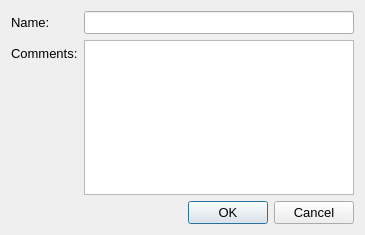
<?xml version="1.0" encoding="UTF-8"?>
<ui version="4.0">
 <class>EditOtherDialog</class>
 <widget class="QDialog" name="EditOtherDialog">
  <property name="geometry">
   <rect>
    <x>0</x>
    <y>0</y>
    <width>365</width>
    <height>235</height>
   </rect>
  </property>
  <property name="sizePolicy">
   <sizepolicy hsizetype="Fixed" vsizetype="Fixed">
    <horstretch>0</horstretch>
    <verstretch>0</verstretch>
   </sizepolicy>
  </property>
  <property name="minimumSize">
   <size>
    <width>365</width>
    <height>235</height>
   </size>
  </property>
  <property name="maximumSize">
   <size>
    <width>365</width>
    <height>235</height>
   </size>
  </property>
  <property name="font">
   <font>
    <pointsize>10</pointsize>
   </font>
  </property>
  <property name="windowTitle">
   <string/>
  </property>
  <layout class="QVBoxLayout" name="verticalLayout">
   <item>
    <layout class="QFormLayout" name="formLayout">
     <property name="bottomMargin">
      <number>0</number>
     </property>
     <item row="0" column="0">
      <widget class="QLabel" name="label">
       <property name="text">
        <string>Name:</string>
       </property>
      </widget>
     </item>
     <item row="0" column="1">
      <widget class="QLineEdit" name="leName"/>
     </item>
     <item row="1" column="0">
      <widget class="QLabel" name="label_2">
       <property name="text">
        <string>Comments:</string>
       </property>
      </widget>
     </item>
     <item row="1" column="1">
      <widget class="QPlainTextEdit" name="pteComments"/>
     </item>
    </layout>
   </item>
   <item>
    <widget class="QDialogButtonBox" name="buttonBox">
     <property name="orientation">
      <enum>Qt::Horizontal</enum>
     </property>
     <property name="standardButtons">
      <set>QDialogButtonBox::Cancel|QDialogButtonBox::Ok</set>
     </property>
    </widget>
   </item>
  </layout>
 </widget>
 <resources/>
 <connections>
  <connection>
   <sender>buttonBox</sender>
   <signal>accepted()</signal>
   <receiver>EditOtherDialog</receiver>
   <slot>accept()</slot>
   <hints>
    <hint type="sourcelabel">
     <x>248</x>
     <y>254</y>
    </hint>
    <hint type="destinationlabel">
     <x>157</x>
     <y>274</y>
    </hint>
   </hints>
  </connection>
  <connection>
   <sender>buttonBox</sender>
   <signal>rejected()</signal>
   <receiver>EditOtherDialog</receiver>
   <slot>reject()</slot>
   <hints>
    <hint type="sourcelabel">
     <x>316</x>
     <y>260</y>
    </hint>
    <hint type="destinationlabel">
     <x>286</x>
     <y>274</y>
    </hint>
   </hints>
  </connection>
 </connections>
</ui>
